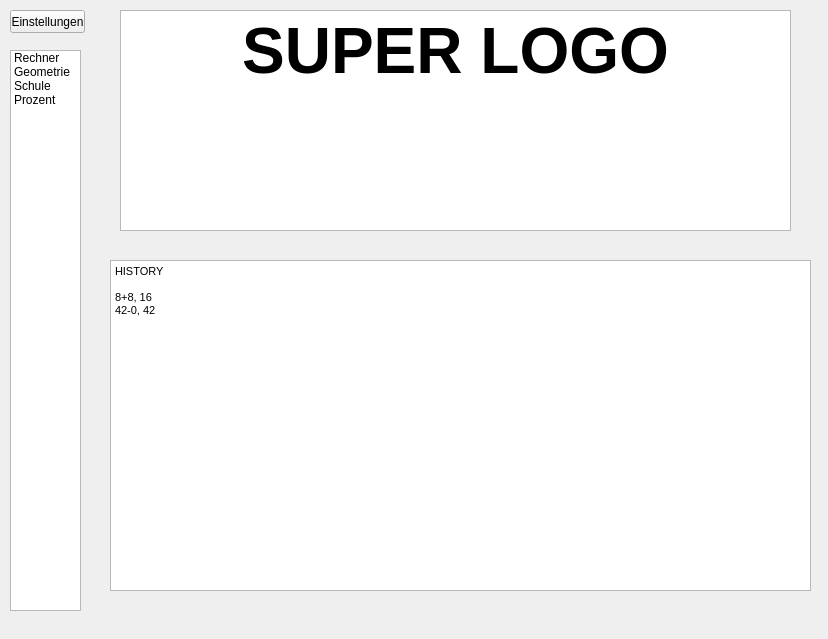
<?xml version="1.0" encoding="UTF-8"?>
<ui version="4.0">
 <class>Calculator</class>
 <widget class="QMainWindow" name="Calculator">
  <property name="geometry">
   <rect>
    <x>0</x>
    <y>0</y>
    <width>828</width>
    <height>639</height>
   </rect>
  </property>
  <property name="windowTitle">
   <string>Calculator</string>
  </property>
  <widget class="QWidget" name="centralwidget">
   <widget class="QStackedWidget" name="modules">
    <property name="geometry">
     <rect>
      <x>110</x>
      <y>260</y>
      <width>701</width>
      <height>331</height>
     </rect>
    </property>
    <widget class="QWidget" name="page">
     <widget class="QTextEdit" name="textEdit">
      <property name="enabled">
       <bool>true</bool>
      </property>
      <property name="geometry">
       <rect>
        <x>0</x>
        <y>0</y>
        <width>701</width>
        <height>331</height>
       </rect>
      </property>
      <property name="readOnly">
       <bool>true</bool>
      </property>
      <property name="html">
       <string>&lt;!DOCTYPE HTML PUBLIC &quot;-//W3C//DTD HTML 4.0//EN&quot; &quot;http://www.w3.org/TR/REC-html40/strict.dtd&quot;&gt;
&lt;html&gt;&lt;head&gt;&lt;meta name=&quot;qrichtext&quot; content=&quot;1&quot; /&gt;&lt;style type=&quot;text/css&quot;&gt;
p, li { white-space: pre-wrap; }
&lt;/style&gt;&lt;/head&gt;&lt;body style=&quot; font-family:'MS Shell Dlg 2'; font-size:8.25pt; font-weight:400; font-style:normal;&quot;&gt;
&lt;p style=&quot; margin-top:0px; margin-bottom:0px; margin-left:0px; margin-right:0px; -qt-block-indent:0; text-indent:0px;&quot;&gt;HISTORY&lt;/p&gt;
&lt;p style=&quot;-qt-paragraph-type:empty; margin-top:0px; margin-bottom:0px; margin-left:0px; margin-right:0px; -qt-block-indent:0; text-indent:0px;&quot;&gt;&lt;br /&gt;&lt;/p&gt;
&lt;p style=&quot; margin-top:0px; margin-bottom:0px; margin-left:0px; margin-right:0px; -qt-block-indent:0; text-indent:0px;&quot;&gt;8+8, 16&lt;/p&gt;
&lt;p style=&quot; margin-top:0px; margin-bottom:0px; margin-left:0px; margin-right:0px; -qt-block-indent:0; text-indent:0px;&quot;&gt;42-0, 42&lt;/p&gt;&lt;/body&gt;&lt;/html&gt;</string>
      </property>
     </widget>
    </widget>
    <widget class="QWidget" name="page_2"/>
   </widget>
   <widget class="QListWidget" name="moduleList">
    <property name="geometry">
     <rect>
      <x>10</x>
      <y>50</y>
      <width>71</width>
      <height>561</height>
     </rect>
    </property>
    <item>
     <property name="text">
      <string>Rechner</string>
     </property>
    </item>
    <item>
     <property name="text">
      <string>Geometrie</string>
     </property>
    </item>
    <item>
     <property name="text">
      <string>Schule</string>
     </property>
    </item>
    <item>
     <property name="text">
      <string>Prozent</string>
     </property>
    </item>
   </widget>
   <widget class="QTextEdit" name="textEdit_2">
    <property name="geometry">
     <rect>
      <x>120</x>
      <y>10</y>
      <width>671</width>
      <height>221</height>
     </rect>
    </property>
    <property name="html">
     <string>&lt;!DOCTYPE HTML PUBLIC &quot;-//W3C//DTD HTML 4.0//EN&quot; &quot;http://www.w3.org/TR/REC-html40/strict.dtd&quot;&gt;
&lt;html&gt;&lt;head&gt;&lt;meta name=&quot;qrichtext&quot; content=&quot;1&quot; /&gt;&lt;style type=&quot;text/css&quot;&gt;
p, li { white-space: pre-wrap; }
&lt;/style&gt;&lt;/head&gt;&lt;body style=&quot; font-family:'MS Shell Dlg 2'; font-size:8.25pt; font-weight:400; font-style:normal;&quot;&gt;
&lt;p align=&quot;center&quot; style=&quot; margin-top:0px; margin-bottom:0px; margin-left:0px; margin-right:0px; -qt-block-indent:0; text-indent:0px;&quot;&gt;&lt;span style=&quot; font-size:48pt; font-weight:600;&quot;&gt;SUPER LOGO&lt;/span&gt;&lt;/p&gt;&lt;/body&gt;&lt;/html&gt;</string>
    </property>
   </widget>
   <widget class="QPushButton" name="pushButton">
    <property name="geometry">
     <rect>
      <x>10</x>
      <y>10</y>
      <width>75</width>
      <height>23</height>
     </rect>
    </property>
    <property name="text">
     <string>Einstellungen</string>
    </property>
   </widget>
  </widget>
 </widget>
 <resources/>
 <connections/>
</ui>
